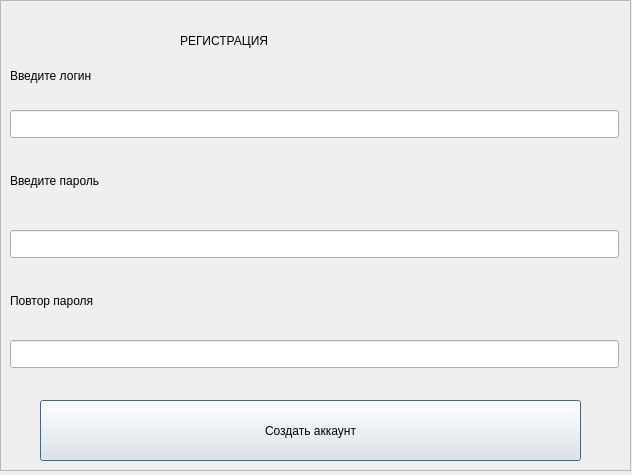
<?xml version="1.0" encoding="UTF-8"?>
<ui version="4.0">
 <class>RegisterWindow</class>
 <widget class="QDialog" name="RegisterWindow">
  <property name="geometry">
   <rect>
    <x>0</x>
    <y>0</y>
    <width>632</width>
    <height>475</height>
   </rect>
  </property>
  <property name="windowTitle">
   <string>Dialog</string>
  </property>
  <widget class="QFrame" name="frame">
   <property name="geometry">
    <rect>
     <x>0</x>
     <y>0</y>
     <width>631</width>
     <height>471</height>
    </rect>
   </property>
   <property name="frameShape">
    <enum>QFrame::Shape::StyledPanel</enum>
   </property>
   <property name="frameShadow">
    <enum>QFrame::Shadow::Raised</enum>
   </property>
   <widget class="QLabel" name="label1">
    <property name="geometry">
     <rect>
      <x>10</x>
      <y>40</y>
      <width>561</width>
      <height>71</height>
     </rect>
    </property>
    <property name="text">
     <string>Введите логин</string>
    </property>
   </widget>
   <widget class="QLineEdit" name="lineLogin">
    <property name="geometry">
     <rect>
      <x>10</x>
      <y>110</y>
      <width>609</width>
      <height>28</height>
     </rect>
    </property>
   </widget>
   <widget class="QLabel" name="label2">
    <property name="geometry">
     <rect>
      <x>10</x>
      <y>140</y>
      <width>381</width>
      <height>81</height>
     </rect>
    </property>
    <property name="text">
     <string>Введите пароль</string>
    </property>
   </widget>
   <widget class="QLineEdit" name="linePassword">
    <property name="geometry">
     <rect>
      <x>10</x>
      <y>230</y>
      <width>609</width>
      <height>28</height>
     </rect>
    </property>
    <property name="echoMode">
     <enum>QLineEdit::EchoMode::Password</enum>
    </property>
   </widget>
   <widget class="QLabel" name="label3">
    <property name="geometry">
     <rect>
      <x>10</x>
      <y>270</y>
      <width>301</width>
      <height>61</height>
     </rect>
    </property>
    <property name="text">
     <string>Повтор пароля</string>
    </property>
   </widget>
   <widget class="QLineEdit" name="linePassword2">
    <property name="geometry">
     <rect>
      <x>10</x>
      <y>340</y>
      <width>609</width>
      <height>28</height>
     </rect>
    </property>
    <property name="echoMode">
     <enum>QLineEdit::EchoMode::Password</enum>
    </property>
   </widget>
   <widget class="QPushButton" name="btnCreateAccount">
    <property name="geometry">
     <rect>
      <x>40</x>
      <y>400</y>
      <width>541</width>
      <height>61</height>
     </rect>
    </property>
    <property name="text">
     <string>Создать аккаунт</string>
    </property>
   </widget>
   <widget class="QLabel" name="title">
    <property name="geometry">
     <rect>
      <x>180</x>
      <y>10</y>
      <width>341</width>
      <height>61</height>
     </rect>
    </property>
    <property name="text">
     <string>РЕГИСТРАЦИЯ</string>
    </property>
   </widget>
  </widget>
 </widget>
 <resources/>
 <connections/>
</ui>
